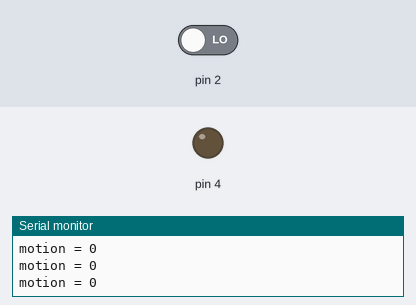
Bench run of a sketch on a simulated Arduino Uno, built with avr-gcc and run on an emulated ATmega328P. Shown: output pins drawn as LEDs (lit = HIGH), the last lines printed to the serial monitor. The inputs (shaded band) are chosen by the test bench; at power-on: pin 2 LOW.

Above: at 1.8 s.
1.9 s: pin 2 driven HIGH
At 2.5 s:
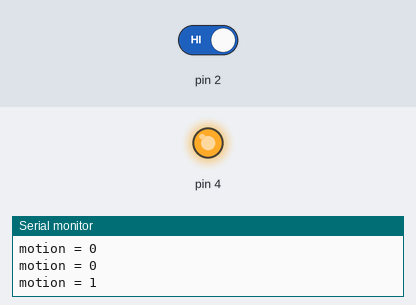
3.5 s: pin 2 driven LOW
At 4.9 s:
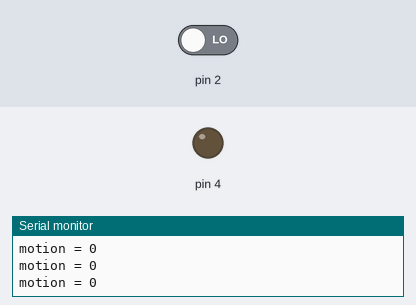
Timing chart, 0 to 6.5 s (numbered marks = the images above; inputs shaded):
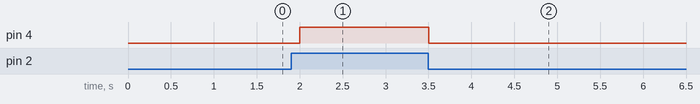

The sketch:

fabulous_kasi_bruticus1.ino
```cpp
// C++ code
int dt = 0;
void setup()
{
  pinMode(2, INPUT);
  pinMode(4, OUTPUT);
  Serial.begin(9600);
}

void loop()
{
  dt = digitalRead(2);
  Serial.print("motion = ");
  Serial.println(dt);
  if(dt == 1){
    digitalWrite(4,HIGH);
  }else{
    digitalWrite(4,LOW);
  }

  delay(500);
}
```

Measured:
- after the input at 1.9 s, pin 4: LOW → HIGH after 0.10 s
- after the input at 3.5 s, pin 4: HIGH → LOW at once
